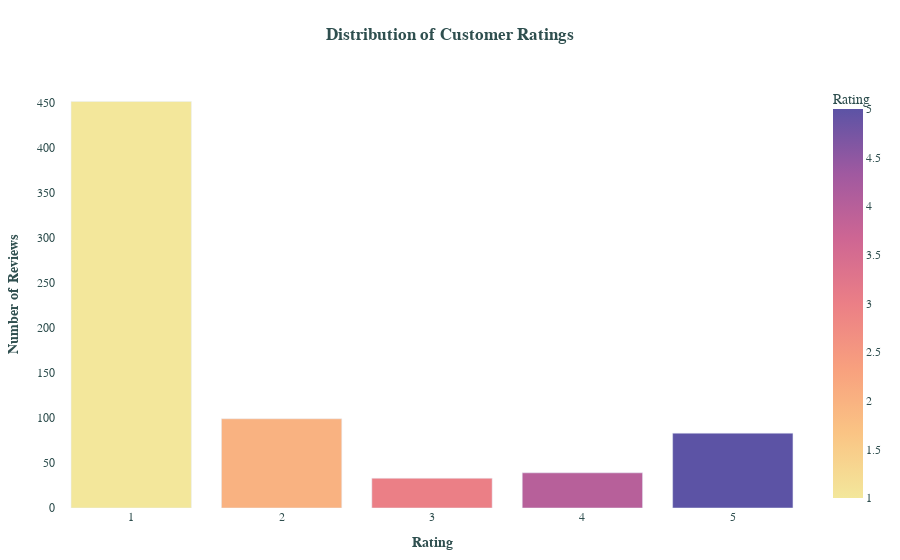

The cell this chart's notebook holds for it:
### Code cell
# Create a DataFrame with counts of each rating
Rating_counts_df = df_clean['Rating'].value_counts().sort_index().reset_index()
Rating_counts_df.columns = ['Rating', 'Number of Reviews']

fig = px.bar(
    Rating_counts_df,
    x='Rating',
    y='Number of Reviews',
    title='<b>Distribution of Customer Ratings</b>', 
    color='Rating',
    color_continuous_scale=px.colors.sequential.Sunset, 
    category_orders={"Rating": sorted(df_clean['Rating'].unique())}, 
    labels={'Rating': 'Rating'} 
)

# Update layout for better aesthetics
fig.update_layout(
    xaxis_title='<b>Rating</b>',
    yaxis_title='<b>Number of Reviews</b>',
    font=dict(family="Arial", size=12, color="DarkSlateGray"), 
    title_x=0.5, 
    plot_bgcolor='white',
    paper_bgcolor='white', 
    bargap=0.2, 
    hovermode="x unified", 
    margin=dict(l=40, r=40, t=80, b=40), 
    xaxis = dict(
        tickmode = 'linear', 
        dtick = 1 
    )
)

# Show the figure
fig.show()

### Figure 1 — Plotly figure (JSON) as saved in the notebook; plotly's stock layout.template omitted (floating-point values rounded to 4 significant figures)
{"data": [{"alignmentgroup": "True", "hovertemplate": "Rating=%{marker.color}<br>Number of Reviews=%{y}<extra></extra>", "legendgroup": "", "marker": {"color": [1, 2, 3, 4, 5], "coloraxis": "coloraxis", "pattern": {"shape": ""}}, "name": "", "offsetgroup": "", "orientation": "v", "showlegend": false, "textposition": "auto", "type": "bar", "x": [1, 2, 3, 4, 5], "xaxis": "x", "y": [451, 99, 33, 39, 83], "yaxis": "y"}], "layout": {"bargap": 0.2, "barmode": "relative", "coloraxis": {"colorbar": {"title": {"text": "Rating"}}, "colorscale": [[0, "rgb(243, 231, 155)"], [0.1667, "rgb(250, 196, 132)"], [0.3333, "rgb(248, 160, 126)"], [0.5, "rgb(235, 127, 134)"], [0.6667, "rgb(206, 102, 147)"], [0.8333, "rgb(160, 89, 160)"], [1, "rgb(92, 83, 165)"]]}, "font": {"color": "DarkSlateGray", "family": "Arial", "size": 12}, "hovermode": "x unified", "legend": {"tracegroupgap": 0}, "margin": {"b": 40, "l": 40, "r": 40, "t": 80}, "paper_bgcolor": "white", "plot_bgcolor": "white", "title": {"text": "<b>Distribution of Customer Ratings</b>", "x": 0.5}, "xaxis": {"anchor": "y", "categoryarray": [1, 2, 3, 4, 5], "categoryorder": "array", "domain": [0, 1], "dtick": 1, "tickmode": "linear", "title": {"text": "<b>Rating</b>"}}, "yaxis": {"anchor": "x", "domain": [0, 1], "title": {"text": "<b>Number of Reviews</b>"}}}}
